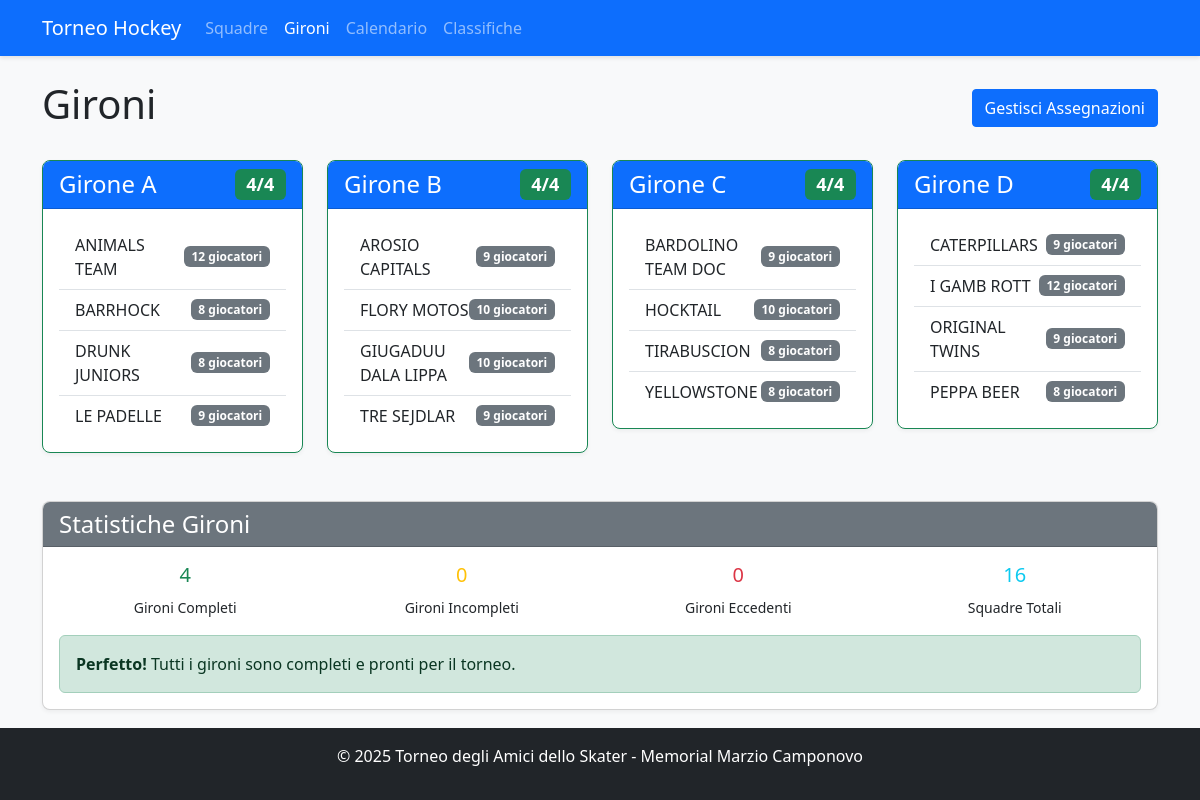
Before: /groups with the older database file.
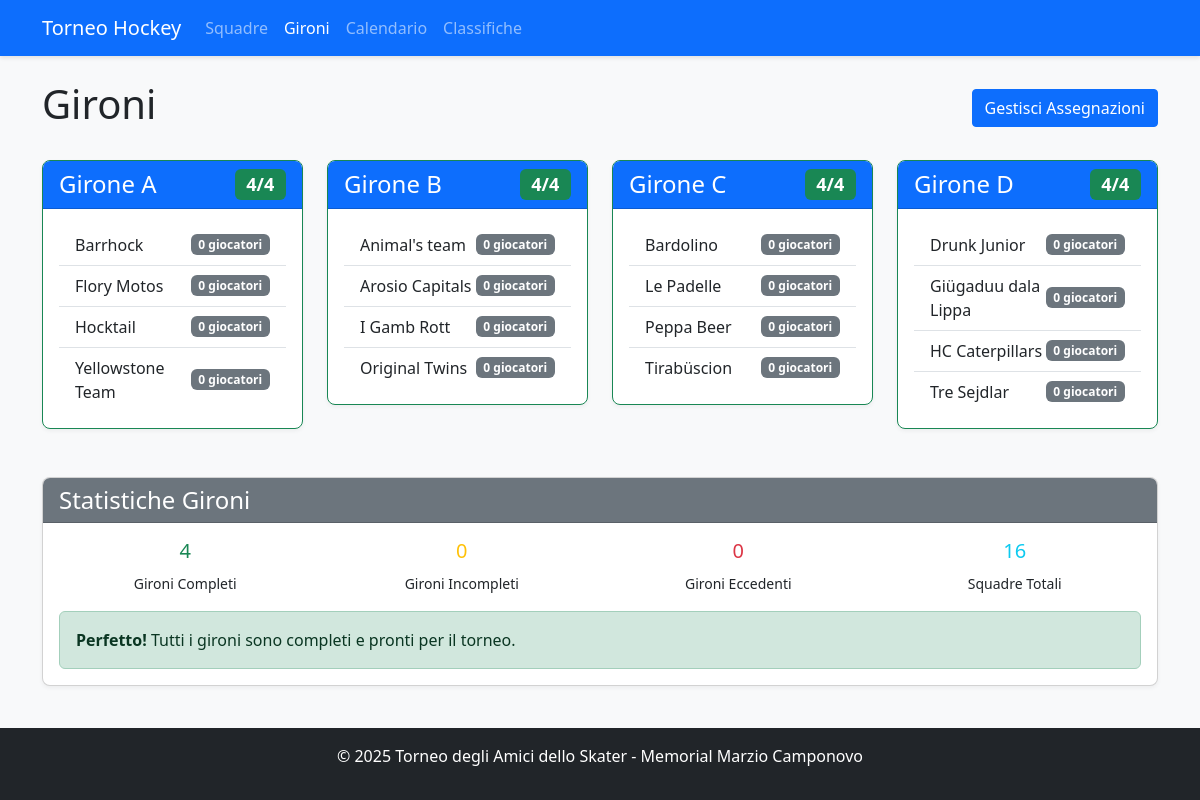
After: the same page with the newer database file.
### app.py (models this page shows, shortened)
class Team(db.Model):
    id = db.Column(db.Integer, primary_key=True)
    name = db.Column(db.String(100), nullable=False, unique=True)
    group = db.Column(db.String(1))  # A, B, C, or D
    players = db.relationship('Player', backref='team', lazy=True)
    matches = db.relationship(
        'Match',
        primaryjoin="or_(Team.id == Match.team1_id, Team.id == Match.team2_id)",
        lazy=True,
        overlaps="team1,team2"
    )
    wins = db.Column(db.Integer, default=0)
    losses = db.Column(db.Integer, default=0)
    draws = db.Column(db.Integer, default=0)
    goals_for = db.Column(db.Integer, default=0)
    goals_against = db.Column(db.Integer, default=0)
    points = db.Column(db.Integer, default=0)

### app.py (the view)
@app.route('/groups')
def groups():
    groups = {}
    all_teams = Team.query.all()
    for group in ['A', 'B', 'C', 'D']:
        teams = Team.query.filter_by(group=group).order_by(Team.name).all()
        groups[group] = teams
    groups_stats = {
        'complete': sum(1 for group in ['A', 'B', 'C', 'D'] if len(groups[group]) == 4),
        'incomplete': sum(1 for group in ['A', 'B', 'C', 'D'] if 0 < len(groups[group]) < 4),
        'overfull': sum(1 for group in ['A', 'B', 'C', 'D'] if len(groups[group]) > 4),
        'total_teams': len(all_teams)
    }
    return render_template('groups.html', groups=groups, all_teams=all_teams, groups_stats=groups_stats)

### app.py (called while the page is built)
@app.context_processor
def inject_tournament_dates():
    try:
        formatted_dates = format_tournament_dates()
        return {'tournament_dates': formatted_dates}
    except Exception as e:
        current_year = datetime.now().year
        return {
            'tournament_dates': {
                'qualification_day1': {
                    'date': datetime(current_year, 7, 13).date(),
                    'formatted': f'13/07/{current_year}',
                    'day_name_it': 'Sabato'
                },
                'qualification_day2': {
                    'date': datetime(current_year, 7, 14).date(),
                    'formatted': f'14/07/{current_year}',
                    'day_name_it': 'Domenica'
                }
            }
        }

### templates/groups.html (shortened to what the changed rows need)
<!DOCTYPE html>
<html lang="it">
<head>
    <link rel="stylesheet" href="https://cdn.jsdelivr.net/npm/bootstrap@5.3.0/dist/css/bootstrap.min.css">
    <link rel="stylesheet" href="{{ url_for('static', filename='style.css') }}">
</head>
<body class="d-flex flex-column min-vh-100">
    <div class="container mt-4">
        <div class="d-flex justify-content-between align-items-center">
            <h1>Gironi</h1>
        </div>
        <div class="row mt-4">
            {% for group in ['A', 'B', 'C', 'D'] %}
                {% set group_teams = groups[group] %}
                <div class="col-md-3 mb-4">
                    <div class="card {% if group_teams|length == 4 %}border-success{% elif group_teams|length > 4 %}border-danger{% else %}border-warning{% endif %}">
                        <div class="card-header bg-primary text-white">
                            <h4 class="mb-0 d-flex justify-content-between align-items-center">
                                Girone {{ group }}
                                <span class="badge {% if group_teams|length == 4 %}bg-success{% elif group_teams|length > 4 %}bg-danger{% else %}bg-warning{% endif %}">
                                    {{ group_teams|length }}/4
                                </span>
                            </h4>
                        </div>
                        <div class="card-body">
                            {% if group_teams %}
                                <ul class="list-group list-group-flush">
                                    {% for team in group_teams %}
                                        <li class="list-group-item d-flex justify-content-between align-items-center">
                                            {{ team.name }}
                                            <span class="badge bg-secondary">{{ team.players|length }} giocatori</span>
                                        </li>
                                    {% endfor %}
                                </ul>
                            {% else %}
                                <div class="text-center text-muted">
                                    <i class="fas fa-users"></i>
                                    <p class="mt-2">Nessuna squadra assegnata</p>
                                </div>
                            {% endif %}
                        </div>
                    </div>
                </div>
            {% endfor %}
        </div>
    </div>
</body>
</html>

Changed rows visible on the page:
changed Team: name "DRUNK JUNIORS" → "Barrhock"; players|length "8" → "0"; moves up the list
changed Team: name "ANIMALS TEAM" → "Flory Motos"; players|length "12" → "0"
changed Team: name "BARRHOCK" → "Hocktail"; players|length "8" → "0"
changed Team: name "LE PADELLE" → "Yellowstone Team"; players|length "9" → "0"
changed Team: name "GIUGADUU DALA LIPPA" → "Animal's team"; players|length "10" → "0"
changed Team: name "TRE SEJDLAR" → "Arosio Capitals"; players|length "9" → "0"
changed Team: name "FLORY MOTOS" → "I Gamb Rott"; players|length "10" → "0"; moves down the list
changed Team: name "AROSIO CAPITALS" → "Original Twins"; players|length "9" → "0"; moves down the list
changed Team: name "TIRABUSCION" → "Bardolino"; players|length "8" → "0"; moves up the list
changed Team: name "HOCKTAIL" → "Le Padelle"; players|length "10" → "0"; moves down the list
changed Team: name "YELLOWSTONE" → "Peppa Beer"; players|length "8" → "0"; moves up the list
changed Team: name "BARDOLINO TEAM DOC" → "Tirabüscion"; players|length "9" → "0"
changed Team: name "CATERPILLARS" → "Drunk Junior"; players|length "9" → "0"
changed Team: name "ORIGINAL TWINS" → "Giügaduu dala Lippa"; players|length "9" → "0"
changed Team: name "PEPPA BEER" → "HC Caterpillars"; players|length "8" → "0"
changed Team: name "I GAMB ROTT" → "Tre Sejdlar"; players|length "12" → "0"; moves down the list
